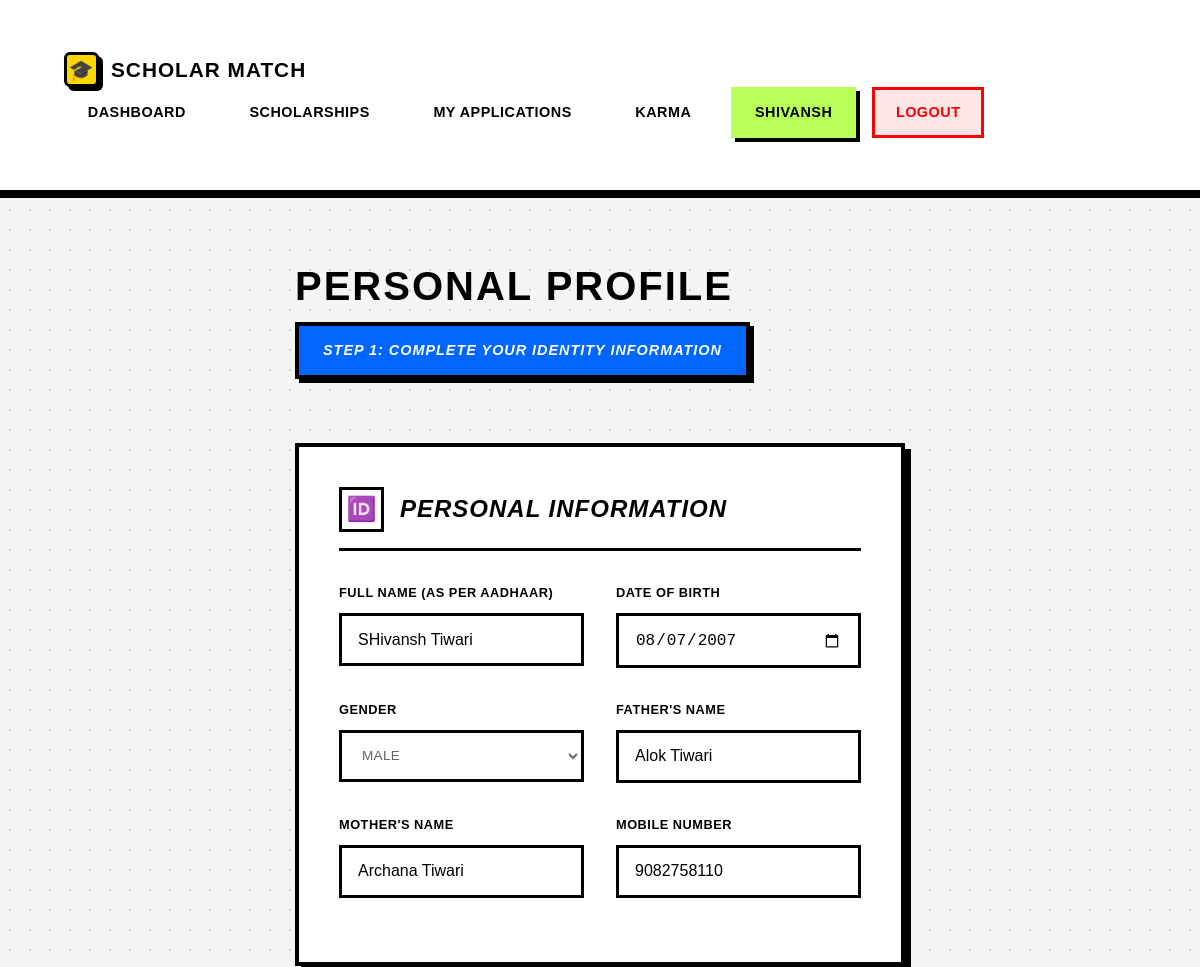
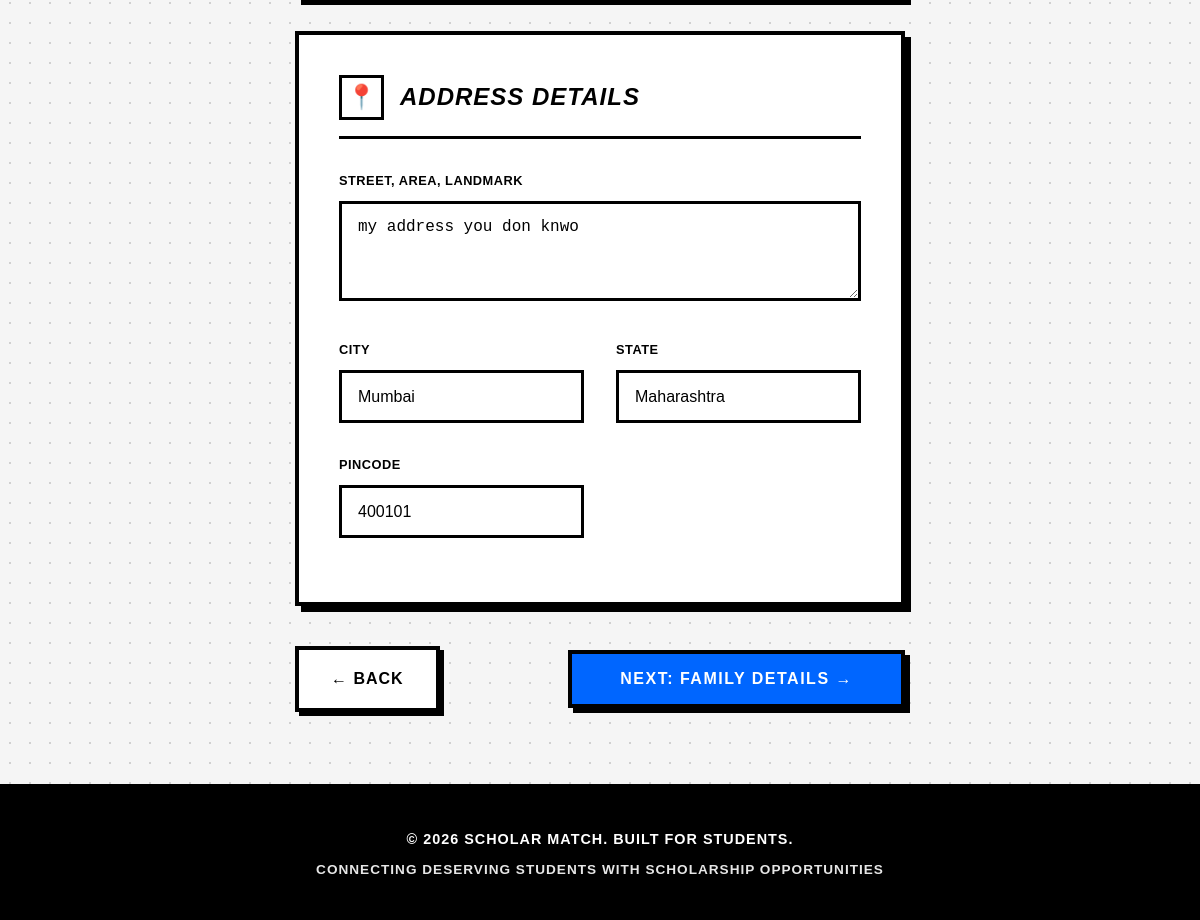
Page /accounts/otr/step2/ (signed in) on the committed database (2 pictures, top to bottom).
### users/models.py (models this page shows, shortened)
class User(AbstractUser):
    is_student = models.BooleanField(default=True)
    is_moderator = models.BooleanField(default=False)
    is_organization = models.BooleanField(default=False)

class StudentProfile(models.Model):
    user = models.OneToOneField(User, on_delete=models.CASCADE, primary_key=True)
    full_name = models.CharField(max_length=150)
    dob = models.DateField(null=True, blank=True, verbose_name="Date of Birth")
    gender = models.CharField(max_length=10, choices=[('Male', 'Male'), ('Female', 'Female'), ('Other', 'Other')], blank=True)
    father_name = models.CharField(max_length=150, blank=True)
    mother_name = models.CharField(max_length=150, blank=True)
    annual_income = models.DecimalField(max_digits=10, decimal_places=2, null=True, blank=True)
    caste_category = models.CharField(max_length=50, choices=[
        ('General', 'General'),
        ('OBC', 'OBC'),
        ('SC', 'SC'),
        ('ST', 'ST'),
        ('EWS', 'EWS')
    ], blank=True)
    is_disabled = models.BooleanField(default=False, verbose_name="Person with Disability")
    phone = models.CharField(max_length=15, blank=True)
    address = models.TextField(blank=True)
    pin_code = models.CharField(max_length=10, blank=True)
    city = models.CharField(max_length=100, blank=True)
    state = models.CharField(max_length=100, blank=True)
    aadhaar_number = models.CharField(max_length=12, blank=True, unique=True, null=True, help_text="12-digit Aadhaar number")
    bank_account_number = models.CharField(max_length=20, blank=True)
    bank_ifsc_code = models.CharField(max_length=11, blank=True, verbose_name="IFSC Code")
    bank_name = models.CharField(max_length=100, blank=True)
    otr_completed = models.BooleanField(default=False, help_text="Has student completed OTR?")
    otr_step = models.IntegerField(default=1, help_text="Current OTR step (1-7)")
    profile_completion = models.IntegerField(default=0, help_text="Profile completion percentage")
    total_karma_points = models.IntegerField(default=0, help_text="Total karma points balance")
    karma_rank = models.IntegerField(null=True, blank=True, help_text="Rank on leaderboard")
    verified_scholar_badge = models.BooleanField(default=False, help_text="Has purchased verified scholar badge")
    created_at = models.DateTimeField(auto_now_add=True)

### users/otr_views.py (the view)
# urls.py: path('otr/step2/',        otr_views.otr_step2,        name='otr_step2'),
@login_required
def otr_step2(request):
    profile = request.user.studentprofile
    if request.method == 'POST':
        form = OTRStep2Form(request.POST, instance=profile)
        if form.is_valid():
            form.save()
            profile.otr_step = 3
            profile.profile_completion = 15
            profile.save()
            messages.success(request, 'Basic information saved successfully!')
            return redirect('otr_step3')
    else:
        form = OTRStep2Form(instance=profile)
    return render(request, 'users/otr/step2_basic_info.html', {
        'form': form, 'profile': profile, 'step': 2
    })

### users/forms.py
class OTRStep2Form(forms.ModelForm):
    class Meta:
        model = StudentProfile
        fields = ['full_name', 'dob', 'gender', 'phone', 'father_name', 'mother_name',
                  'address', 'city', 'state', 'pin_code']
        widgets = {
            'dob': forms.DateInput(attrs={'type': 'date'}),
            'address': forms.Textarea(attrs={'rows': 3}),
        }

### users/templates/users/otr/step2_basic_info.html (shortened to what this page needs)
{% extends 'base.html' %}
{% block content %}
<div class="otr-page-container">
    <main class="otr-main-content">
        <div class="page-header">
            <h1 class="page-title">Personal Profile</h1>
            <div class="step-indicator">
                <div class="step-indicator-text">Step 1: Complete Your Identity Information</div>
            </div>
        </div>
        <form method="post" enctype="multipart/form-data">
            <div class="form-section">
                <div class="section-header">
                    <div class="section-icon">🆔</div>
                    <h3 class="section-title">Personal Information</h3>
                </div>
                <div class="form-grid">
                    <div class="form-group">
                        <label for="{{ form.full_name.id_for_label }}">Full Name (As Per Aadhaar)</label>
                        {{ form.full_name }}
                    </div>
                    <div class="form-group">
                        <label for="{{ form.dob.id_for_label }}">Date of Birth</label>
                        {{ form.dob }}
                    </div>
                    <div class="form-group">
                        <label for="{{ form.gender.id_for_label }}">Gender</label>
                        {{ form.gender }}
                    </div>
                    <div class="form-group">
                        <label for="{{ form.father_name.id_for_label }}">Father's Name</label>
                        {{ form.father_name }}
                    </div>
                    <div class="form-group">
                        <label for="{{ form.mother_name.id_for_label }}">Mother's Name</label>
                        {{ form.mother_name }}
                    </div>
                    <div class="form-group">
                        <label for="{{ form.phone.id_for_label }}">Mobile Number</label>
                        {{ form.phone }}
                    </div>
                </div>
            </div>
            <div class="form-section">
                <div class="section-header">
                    <div class="section-icon">📍</div>
                    <h3 class="section-title">Address Details</h3>
                </div>
                <div class="form-grid">
                    <div class="form-group form-grid-full">
                        <label for="{{ form.address.id_for_label }}">Street, Area, Landmark</label>
                        {{ form.address }}
                    </div>
                    <div class="form-group">
                        <label for="{{ form.city.id_for_label }}">City</label>
                        {{ form.city }}
                    </div>
                    <div class="form-group">
                        <label for="{{ form.state.id_for_label }}">State</label>
                        {{ form.state }}
                    </div>
                    <div class="form-group">
                        <label for="{{ form.pin_code.id_for_label }}">Pincode</label>
                        {{ form.pin_code }}
                    </div>
                </div>
            </div>
            <div class="button-group">
                <a href="{% url 'otr_welcome' %}" class="btn-back">← Back</a>
                <button type="submit" class="btn-next">Next: Family Details →</button>
            </div>
        </form>
    </main>
</div>
{% endblock %}

### templates/base.html (shortened to what this page needs)
<!DOCTYPE html>
<html lang="en">
<head>
</head>
<body>
    <nav>
        <div class="container">
            <a href="/" class="logo">
                <div class="logo-icon">🎓</div>
                <span>Scholar Match</span>
            </a>
            <ul>
                {% if user.is_authenticated %}
                {% if user.is_student %}
                <li><a href="{% url 'student_dashboard' %}">Dashboard</a></li>
                <li><a href="{% url 'scholarships:scholarship_list' %}">Scholarships</a></li>
                <li><a href="{% url 'applications:my_applications' %}">My Applications</a></li>
                <li><a href="{% url 'karma:karma_dashboard' %}">Karma</a></li>
                {% elif user.is_organization %}
                <li><a href="{% url 'funder_portal:funder_dashboard' %}">Dashboard</a></li>
                <li><a href="{% url 'funder_portal:create_scholarship' %}">Create Scholarship</a></li>
                <li><a href="{% url 'funder_portal:view_applications' %}">Applications</a></li>
                {% elif user.is_moderator %}
                <li><a href="{% url 'moderator_dashboard' %}">Dashboard</a></li>
                <li><a href="{% url 'moderator_add_scholarship' %}">Add Scholarship</a></li>
                <li><a href="{% url 'karma:moderator_overview' %}">Karma Review</a></li>
                {% endif %}
                <li>
                    <span class="user-info">{{ user.username }}</span>
                </li>
                <li><a href="{% url 'logout' %}" class="logout-btn">Logout</a></li>
                {% else %}
                <li><a href="{% url 'login' %}">Login</a></li>
                {% endif %}
            </ul>
        </div>
    </nav>
    <div class="container">
        {% block content %}
        {% endblock %}
    </div>
    <footer>
        <p>&copy; 2026 Scholar Match. Built for Students.</p>
        <p style="margin-top: 0.5rem; font-size: 0.85rem; opacity: 0.9;">Connecting Deserving Students with Scholarship
            Opportunities</p>
    </footer>
</body>
</html>

### templates/base.html (style rules this page uses)
* { margin: 0; padding: 0; box-sizing: border-box; }
:root { --primary-yellow: #FFD700; --neon-green: #B8FF57; --bright-blue: #0066FF; --black: #000000; --white: #FFFFFF; --light-gray: #f5f5f5; --text-gray: #666666; --border-black: #000000; --shadow-black: #000000; --bright-red: #FF0000; --bright-green: #00CC00; --bright-purple: #B8A4FF; --bright-orange: #FFA04A; }
body { font-family: 'Arial', 'Helvetica Neue', sans-serif; background: var(--light-gray); background-image: radial-gradient(circle, #d0d0d0 1px, transparent 1px); background-size: 20px 20px; color: var(--black); line-height: 1.6; min-height: 100vh; display: flex; flex-direction: column; }
nav { background: var(--white); border-bottom: 4px solid var(--black); padding: 0.75rem 2rem; box-shadow: 0 4px 0 var(--black); position: sticky; top: 0; z-index: 1000; }
nav .container { max-width: 1400px; margin: 0 auto; display: flex; justify-content: space-between; align-items: center; flex-wrap: wrap; }
nav .logo { color: var(--black); font-size: 1.3rem; font-weight: 900; text-decoration: none; display: flex; align-items: center; gap: 0.75rem; transition: all 0.2s ease; text-transform: uppercase; letter-spacing: 1px; font-family: 'Arial Black', sans-serif; }
nav .logo-icon { width: 35px; height: 35px; background: var(--primary-yellow); border: 3px solid var(--black); border-radius: 6px; display: flex; align-items: center; justify-content: center; font-size: 20px; box-shadow: 4px 4px 0 var(--black); }
nav ul { list-style: none; display: flex; gap: 1rem; align-items: center; flex-wrap: wrap; }
nav ul li a, nav ul li .user-info { color: var(--black); text-decoration: none; padding: 0.7rem 1.3rem; border-radius: 0; transition: all 0.2s ease; font-weight: 700; font-size: 0.9rem; display: block; text-transform: uppercase; letter-spacing: 0.5px; border: 3px solid transparent; }
nav .user-info { background: var(--neon-green); border: 3px solid var(--black); color: var(--black); padding: 0.7rem 1.5rem; font-weight: 900; box-shadow: 4px 4px 0 var(--black); font-family: 'Arial Black', sans-serif; }
nav .logout-btn { background: #FFE6E6; border: 3px solid var(--bright-red); color: var(--bright-red); font-weight: 900; }
.container { max-width: 1400px; margin: 0 auto; padding: 2.5rem 2rem; flex: 1; }
.form-group { margin-bottom: 1.5rem; }
.form-group label { display: block; margin-bottom: 0.5rem; color: var(--black); font-weight: 700; text-transform: uppercase; font-size: 0.85rem; letter-spacing: 0.5px; }
footer { background: var(--black); color: var(--white); text-align: center; padding: 2.5rem 2rem; margin-top: auto; border-top: 4px solid var(--black); }
footer p { font-weight: 700; text-transform: uppercase; letter-spacing: 1px; font-size: 0.9rem; }

### rows in the picture
User: username "SHIVANSH"
StudentProfile: full_name "SHivansh Tiwari", dob "08/07/2007", gender "Male", father_name "Alok Tiwari", mother_name "Archana Tiwari", phone "9082758110", address "my address you don knwo", city "Mumbai", state "Maharashtra", pin_code "400101"
